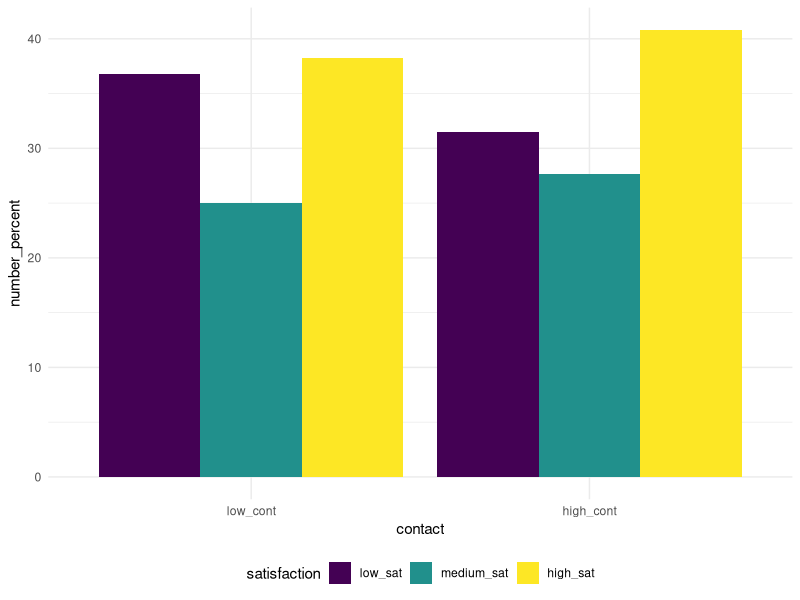
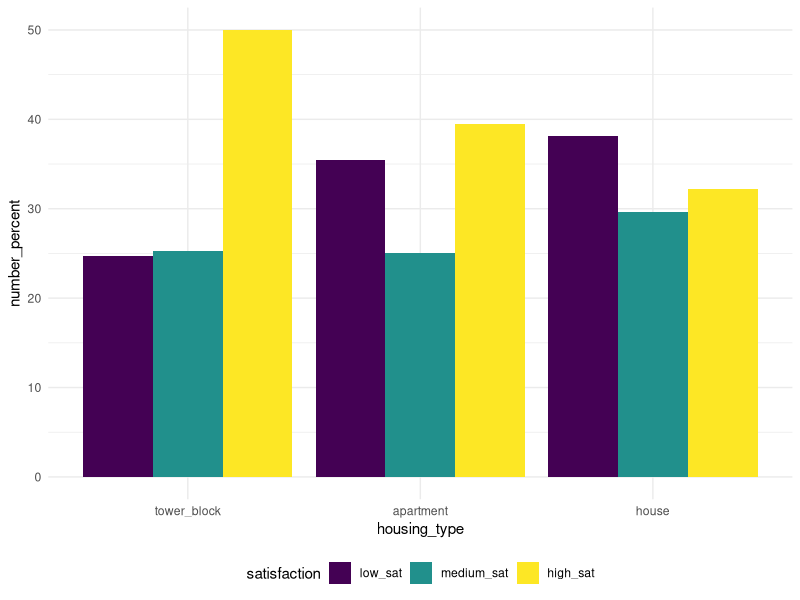

Reproduce these figures in R, in order.
## ---- chunk 1
knitr::opts_chunk$set(echo = TRUE)

library(tidyverse)
library(viridis)
library(ggplot2)
library(nnet)
knitr::opts_chunk$set(
	echo = TRUE,
	warning = FALSE,
	fig.width = 8, 
  fig.height = 6,
  out.width = "90%"
)
options(
  ggplot2.continuous.colour = "viridis",
  ggplot2.continuous.fill = "viridis"
)
scale_colour_discrete = scale_colour_viridis_d
scale_fill_discrete = scale_fill_viridis_d
theme_set(theme_minimal() + theme(legend.position = "bottom"))
## ---- chunk 2

#satisfaction: 0=low, 1=medium, 2=high
#contact:      0=low, 1=high
#house_type:   0=tower_block, 1=apart, 2=house

housing_data = tibble( 
                    satisfaction = rep(c("low_sat", "medium_sat", "high_sat"), 6),
                    contact = rep(rep(c("low_cont", "high_cont"), each = 3), 3),
                    housing_type = rep(c("tower_block", "apartment", "house"), each = 6),
                    n = c(c(65, 54, 100, 34, 47, 100), 
                          c(130, 76, 111, 141, 116, 191), 
                          c(67, 48, 62, 130, 105, 104))) %>% 
  mutate(
  satisfaction = factor(satisfaction, levels = c("low_sat", "medium_sat", "high_sat")),
  contact = factor(contact, levels = c("low_cont", "high_cont")), 
  housing_type = factor(housing_type, levels = c("tower_block", "apartment", "house"))
  )
## ---- chunk 3

sat_cont_df = housing_data %>% 
  group_by(satisfaction, contact) %>% 
  summarize (n = sum(n)) %>%                            # summing up the number of people based on sat and cont
  group_by(contact) %>% 
  mutate (total_contact = sum(n),                       # summing up the totral number of people with high/low contact
          number_percent = (n/total_contact)*100) %>%   # calculating percentages
  select(satisfaction, contact, number_percent)         # selecting cols that I need
## ---- chunk 4

sat_cont_df %>% 
  pivot_wider(names_from = satisfaction, values_from = number_percent) %>%
  knitr::kable()

sat_cont_df %>% 
  ggplot(aes(fill=satisfaction, y=number_percent, x=contact)) +
  geom_bar(position="dodge", stat="identity")
## ---- chunk 5

sat_hous_df = housing_data %>% 
  group_by(satisfaction, housing_type) %>% 
  summarize (n = sum(n)) %>%                            # summing up the number of people based on sat and cont
  group_by(housing_type) %>% 
  mutate (total_housing = sum(n),                       # summing up the totral number of people with high/low contact
          number_percent = (n/total_housing)*100) %>%   # calculating percentages
  select(satisfaction, housing_type, number_percent)         # selecting cols that I need
## ---- chunk 6

sat_hous_df %>% 
  pivot_wider(names_from = satisfaction, values_from = number_percent) %>%
  knitr::kable()

sat_hous_df %>% 
  ggplot(aes(fill=satisfaction, y=number_percent, x=housing_type)) +
  geom_bar(position="dodge", stat="identity")
## ---- chunk 7

# fitting a nominal model
nominal_housing_data = housing_data %>% 
  pivot_wider(names_from = satisfaction, values_from = n)

sat_nominal = multinom(cbind(low_sat, medium_sat, high_sat) ~ housing_type + contact, data = nominal_housing_data)
sat_nominal_fit = summary(sat_nominal)
sat_nominal_fit
## ---- chunk 8

# computing 95% CI
ci_1 = round(exp(sat_nominal_fit$coefficients[1, 1] + c(qnorm(0.025),-qnorm(0.025))* sat_nominal_fit$standard.errors[1, 1]), 3)
ci_2 = round(exp(sat_nominal_fit$coefficients[1, 4] + c(qnorm(0.025),-qnorm(0.025))* sat_nominal_fit$standard.errors[1, 4]), 3)
ci_3 = round(exp(sat_nominal_fit$coefficients[1, 2] + c(qnorm(0.025),-qnorm(0.025))* sat_nominal_fit$standard.errors[1, 2]), 3)
ci_4 = round(exp(sat_nominal_fit$coefficients[1, 3] + c(qnorm(0.025),-qnorm(0.025))* sat_nominal_fit$standard.errors[1, 3]), 3)
ci_5 = round(exp(sat_nominal_fit$coefficients[2, 1] + c(qnorm(0.025),-qnorm(0.025))* sat_nominal_fit$standard.errors[2, 1]), 3)
ci_6 = round(exp(sat_nominal_fit$coefficients[2, 4] + c(qnorm(0.025),-qnorm(0.025))* sat_nominal_fit$standard.errors[2, 4]), 3)
ci_7 = round(exp(sat_nominal_fit$coefficients[2, 2] + c(qnorm(0.025),-qnorm(0.025))* sat_nominal_fit$standard.errors[2, 2]), 3)
ci_8 = round(exp(sat_nominal_fit$coefficients[2, 3] + c(qnorm(0.025),-qnorm(0.025))* sat_nominal_fit$standard.errors[2, 3]), 3)
## ---- chunk 9

# computing pearson residuals
pihat = predict(sat_nominal,type='probs') 
m = rowSums(nominal_housing_data[,3:5])
res_pearson=(nominal_housing_data[,3:5] - pihat * m)/sqrt(pihat * m)

G_stat = sum (res_pearson ^ 2) # computing G-stat

pval = 1-pchisq (G_stat, df = (6-4)*(3-1)) # pvalue >>> 0.1395076, fail to reject null >> fit is good

D_stat = sum(2*nominal_housing_data[,3:5]*log(nominal_housing_data[,3:5]/(m*pihat))) # deviance
